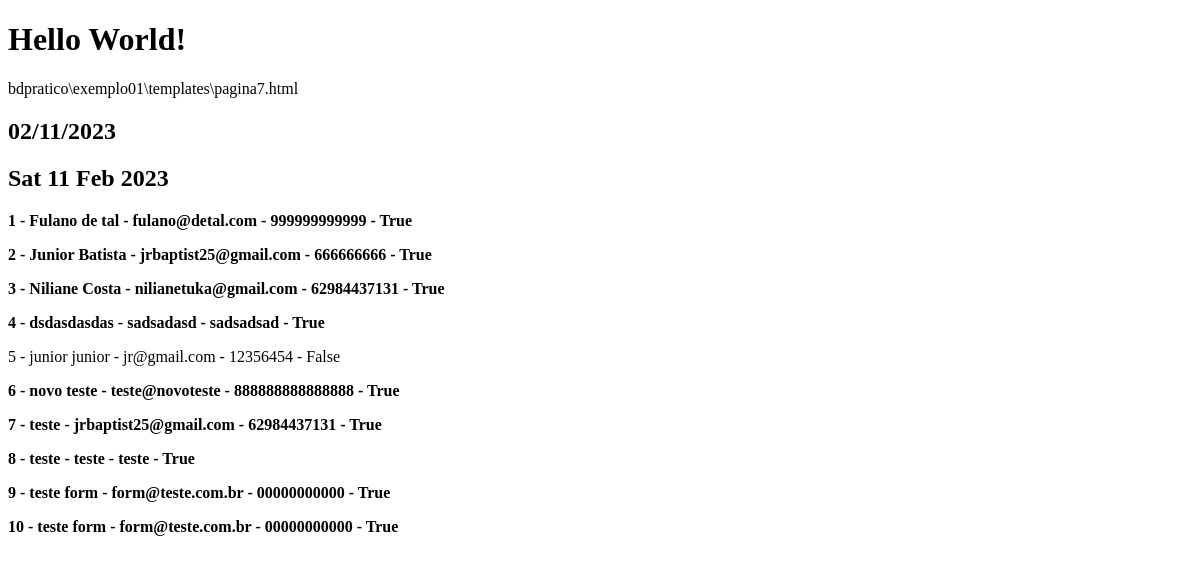
Page /pagina7 on the earlier database version.
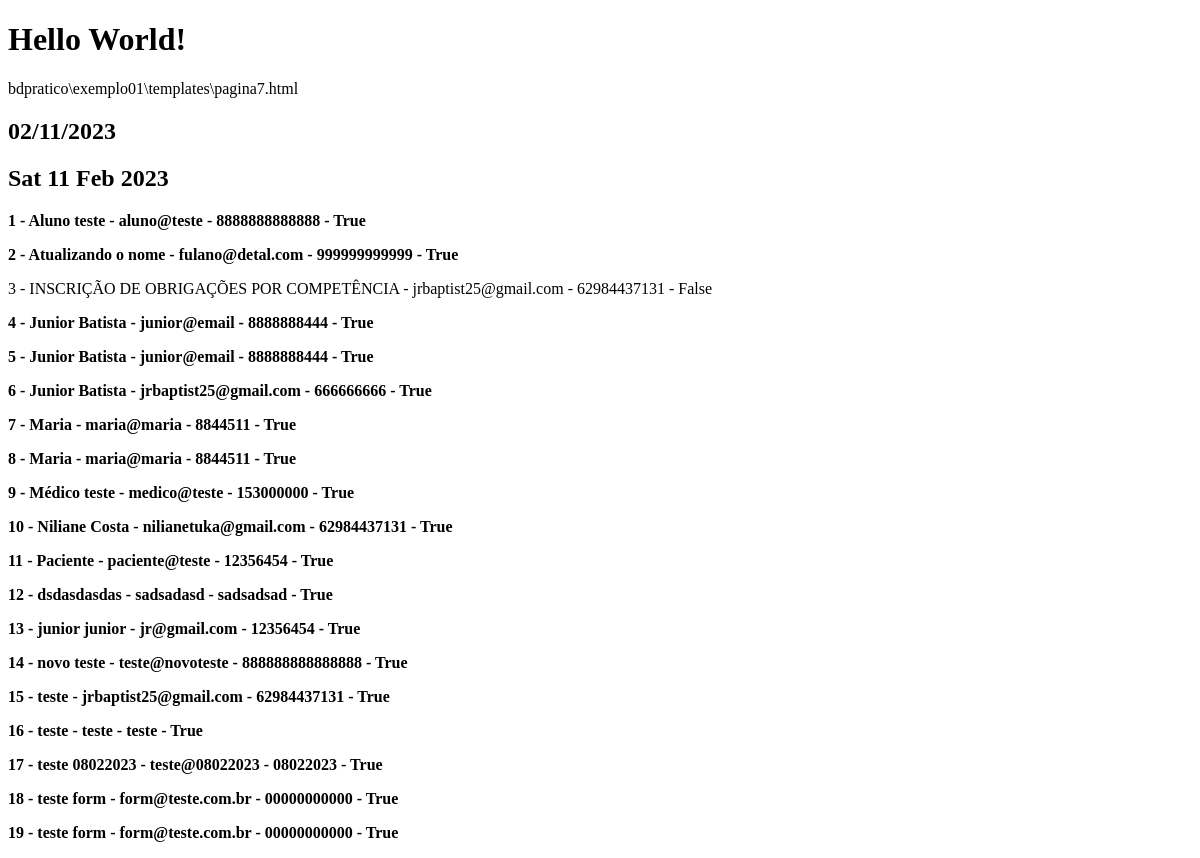
Same page on the later database version.
### exemplo01/models.py (models this page shows, shortened)
class pessoa(models.Model):
    nome = models.CharField(max_length=50, null = False, blank = False, verbose_name = 'Nome')
    email = models.CharField(max_length=50, null = False, blank = False, verbose_name = 'eMail')
    celular = models.CharField(max_length=20, null = True, blank = True, verbose_name = 'celular')
    funcao = models.CharField(max_length=30, null = True, blank = True, verbose_name = 'Funcao')
    nascimento = models.DateField(null = False, blank = False, default ='1990-01-01', verbose_name = 'Nascimento')
    ativo = models.BooleanField(default = True, verbose_name = 'Ativo')
    class Meta:
        ordering = ['nome','funcao']

### exemplo01/views.py (the view)
# urls.py: path('pagina7', views.pagina7, name = 'pagina7_alias'),
def pagina7(request):
    from .models import pessoa
    dicionario = {}
    registros = pessoa.objects.all()
    dicionario['pessoas'] = registros
    from datetime import date
    today = date.today()
    dicionario['data'] = today
    return render(request, 'pagina7.html', dicionario)

### exemplo01/templates/pagina7.html (shortened to what this page needs)
<!DOCTYPE html>
<html lang="en">
    <head>
    </head>
    <body>
        <h1>Hello World!</h1>
        <p>bdpratico\exemplo01\templates\pagina7.html</p>
        <h2>{{ data|date:"SHORT_DATE_FORMAT" }}</h2>
        <h2>{{ data|date:"D d M Y" }}</h2>
        {% for regs in pessoas %}
            <p>
                {% if regs.ativo %}
                    <strong>
                        {{forloop.counter}} - {{ regs.nome }} - {{ regs.email }} - {{ regs.celular }} - {{ regs.ativo}}
                    </strong>
                {% else %}
                    {{forloop.counter}} - {{ regs.nome }} - {{ regs.email }} - {{ regs.celular }} - {{ regs.ativo}}
                {% endif %}
            </p>
        {% endfor %}
    </body>
</html>

Differences in the rows shown:
added pessoa: nome "Aluno teste", email "aluno@teste", celular "8888888888888", ativo "True"
changed pessoa "fulano@detal.com": nome "Fulano de tal" → "Atualizando o nome"
added pessoa: nome "INSCRIÇÃO DE OBRIGAÇÕES POR COMPETÊNCIA", email "jrbaptist25@gmail.com", celular "62984437131", ativo "False"
added pessoa: nome "Junior Batista", email "junior@email", celular "8888888444", ativo "True"
added pessoa: nome "Junior Batista", email "junior@email", celular "8888888444", ativo "True"
added pessoa: nome "Maria", email "maria@maria", celular "8844511", ativo "True"
added pessoa: nome "Maria", email "maria@maria", celular "8844511", ativo "True"
added pessoa: nome "Médico teste", email "medico@teste", celular "153000000", ativo "True"
added pessoa: nome "Paciente", email "paciente@teste", celular "12356454", ativo "True"
changed pessoa "junior junior": ativo "False" → "True"
added pessoa: nome "teste 08022023", email "teste@08022023", celular "08022023", ativo "True"
